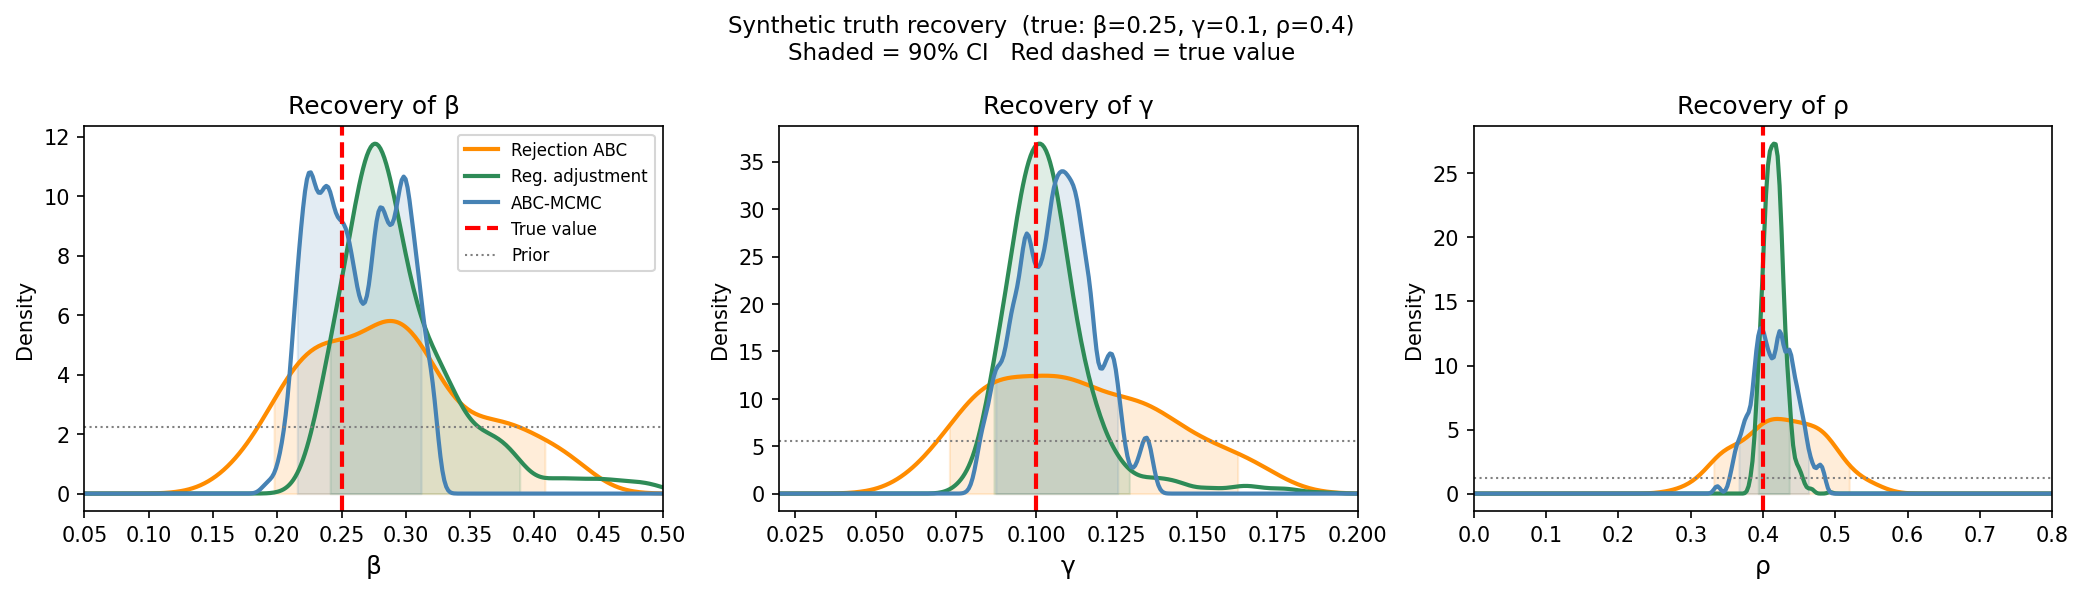

Reproduce this figure in Python.
"""
Synthetic truth validation
--------------------------
Generates synthetic observed data from known parameters, then runs all three
inference methods and checks whether the true values are recovered:

  1. Rejection ABC          (top 1%, 5k draws)
  2. Regression adjustment  (Beaumont et al. 2002, top 5% then adjust)
  3. ABC-MCMC               (Marjoram et al. 2003, epsilon = half of rej epsilon)

For each method:
  - KDE of marginal posteriors with true value marked
  - 90% credible interval shaded
  - Coverage table printed to console
"""

import numpy as np
import matplotlib.pyplot as plt
from scipy.stats import gaussian_kde
from numba import njit, prange
import time

# ============================================================
# TRUE PARAMETERS
# ============================================================

TRUTH        = np.array([0.25, 0.10, 0.40])   # β*, γ*, ρ*
PARAM_NAMES  = ["β", "γ", "ρ"]
BOUNDS       = np.array([[0.05, 0.50],
                          [0.02, 0.20],
                          [0.00, 0.80]])

# Simulation settings
N         = 200
P_EDGE    = 0.05
N_INF0    = 5
T         = 200
OBS_R     = 10

# ============================================================
# NUMBA SIMULATOR
# ============================================================

@njit
def simulate_fast(beta, gamma, rho, N, p_edge, n_infected0, T):
    nbrs = np.full((N, N), np.int32(-1), dtype=np.int32)
    deg  = np.zeros(N, dtype=np.int32)

    for i in range(N):
        for j in range(i + 1, N):
            if np.random.random() < p_edge:
                nbrs[i, deg[i]] = j
                deg[i] += 1
                nbrs[j, deg[j]] = i
                deg[j] += 1

    state = np.zeros(N, dtype=np.int8)
    perm  = np.random.permutation(N)
    for k in range(n_infected0):
        state[perm[k]] = 1

    infected_fraction = np.zeros(T + 1, dtype=np.float64)
    rewire_counts     = np.zeros(T + 1, dtype=np.int64)
    infected_fraction[0] = n_infected0 / N

    si_s = np.empty(N * N, dtype=np.int32)
    si_i = np.empty(N * N, dtype=np.int32)

    for t in range(1, T + 1):
        inf_count = 0
        for i in range(N):
            if state[i] == 1:
                inf_count += 1
        if inf_count == 0:
            break

        inf_nbr = np.zeros(N, dtype=np.int32)
        for i in range(N):
            for ki in range(deg[i]):
                if state[nbrs[i, ki]] == 1:
                    inf_nbr[i] += 1

        for i in range(N):
            if state[i] == 0 and inf_nbr[i] > 0:
                p_inf = 1.0 - (1.0 - beta) ** inf_nbr[i]
                if np.random.random() < p_inf:
                    state[i] = 1

        for i in range(N):
            if state[i] == 1 and np.random.random() < gamma:
                state[i] = 2

        n_si = 0
        for i in range(N):
            if state[i] == 0:
                for ki in range(deg[i]):
                    j = nbrs[i, ki]
                    if state[j] == 1:
                        si_s[n_si] = i
                        si_i[n_si] = j
                        n_si += 1

        rewire_count = 0
        for k in range(n_si):
            if np.random.random() < rho:
                s_node = int(si_s[k])
                i_node = int(si_i[k])
                edge_exists = False
                for idx in range(deg[s_node]):
                    if nbrs[s_node, idx] == i_node:
                        edge_exists = True
                        break
                if not edge_exists:
                    continue
                for idx in range(deg[s_node]):
                    if nbrs[s_node, idx] == i_node:
                        nbrs[s_node, idx] = nbrs[s_node, deg[s_node] - 1]
                        nbrs[s_node, deg[s_node] - 1] = -1
                        deg[s_node] -= 1
                        break
                for idx in range(deg[i_node]):
                    if nbrs[i_node, idx] == s_node:
                        nbrs[i_node, idx] = nbrs[i_node, deg[i_node] - 1]
                        nbrs[i_node, deg[i_node] - 1] = -1
                        deg[i_node] -= 1
                        break
                n_cand = N - 1 - deg[s_node]
                if n_cand > 0:
                    for _ in range(N):
                        c = int(np.random.random() * N)
                        if c == s_node:
                            continue
                        already = False
                        for idx in range(deg[s_node]):
                            if nbrs[s_node, idx] == c:
                                already = True
                                break
                        if not already:
                            nbrs[s_node, deg[s_node]] = c
                            deg[s_node] += 1
                            nbrs[c, deg[c]] = s_node
                            deg[c] += 1
                            rewire_count += 1
                            break

        n_inf = 0
        for i in range(N):
            if state[i] == 1:
                n_inf += 1
        infected_fraction[t] = n_inf / N
        rewire_counts[t] = rewire_count

    degree_histogram = np.zeros(31, dtype=np.int64)
    for i in range(N):
        d = int(min(deg[i], 30))
        degree_histogram[d] += 1

    return infected_fraction, rewire_counts, degree_histogram


@njit(parallel=True)
def _simulate_replicates_parallel(beta, gamma, rho, R, N, p_edge, n_infected0, T):
    infected_arr = np.zeros((R, T + 1))
    rewiring_arr = np.zeros((R, T + 1))
    degree_arr   = np.zeros((R, 31))
    for r in prange(R):
        inf, rew, deg = simulate_fast(beta, gamma, rho, N, p_edge, n_infected0, T)
        infected_arr[r] = inf
        rewiring_arr[r] = rew
        degree_arr[r]   = deg
    return infected_arr, rewiring_arr, degree_arr


def simulate_replicates(beta, gamma, rho, R, rng=None):
    if rng is None:
        rng = np.random.default_rng()
    np.random.seed(rng.integers(0, 2**31))
    return _simulate_replicates_parallel(beta, gamma, rho, R, N, P_EDGE, N_INF0, T)


# ============================================================
# SUMMARY STATISTICS  (S4 — 7 scalars)
# ============================================================

def build_summary(infected_arr, rewiring_arr, degree_arr):
    mean_inf  = infected_arr.mean(axis=0)
    peak_inf  = mean_inf.max()
    t_peak    = mean_inf.argmax() / len(mean_inf)
    auc       = mean_inf.mean()
    mean_rew  = rewiring_arr.mean(axis=0)
    total_rew = mean_rew.sum()
    peak_rew  = mean_rew.max()
    deg_bins      = np.arange(31)
    mean_deg_dist = degree_arr.mean(axis=0)
    denom         = mean_deg_dist.sum() if mean_deg_dist.sum() > 0 else 1.0
    mean_deg      = (mean_deg_dist * deg_bins).sum() / denom
    var_deg       = (mean_deg_dist * deg_bins ** 2).sum() / denom - mean_deg ** 2
    std_deg       = np.sqrt(max(0.0, var_deg))
    return np.array([peak_inf, t_peak, auc, total_rew, peak_rew, mean_deg, std_deg])


def weighted_distance(sim_s, obs_s, scale):
    return np.sqrt(np.sum(((sim_s - obs_s) / scale) ** 2))


# ============================================================
# PRIOR
# ============================================================

def in_prior(theta):
    return np.all((theta >= BOUNDS[:, 0]) & (theta <= BOUNDS[:, 1]))


def sample_prior(rng):
    return rng.uniform(BOUNDS[:, 0], BOUNDS[:, 1])


# ============================================================
# SCALE ESTIMATION
# ============================================================

def estimate_scale(obs_R, n_sims=200, rng=None):
    if rng is None:
        rng = np.random.default_rng()
    summaries = []
    for i in range(n_sims):
        theta = sample_prior(rng)
        inf_arr, rew_arr, deg_arr = simulate_replicates(*theta, R=obs_R, rng=rng)
        summaries.append(build_summary(inf_arr, rew_arr, deg_arr))
        if (i + 1) % 50 == 0:
            print(f"    scale sim {i+1}/{n_sims}")
    scale = np.array(summaries).std(axis=0, ddof=1)
    scale[scale < 1e-8] = 1.0
    return scale


# ============================================================
# METHOD 1 & 2: REJECTION ABC + REGRESSION ADJUSTMENT
# ============================================================

def rejection_abc(obs_summary, obs_R, scale, n_draws=5000, accept_frac=0.01, rng=None):
    if rng is None:
        rng = np.random.default_rng()
    params, dists, sums = [], [], []
    for i in range(n_draws):
        theta = sample_prior(rng)
        inf_arr, rew_arr, deg_arr = simulate_replicates(*theta, R=obs_R, rng=rng)
        sim_s = build_summary(inf_arr, rew_arr, deg_arr)
        params.append(theta)
        dists.append(weighted_distance(sim_s, obs_summary, scale))
        sums.append(sim_s)
        if (i + 1) % 1000 == 0:
            print(f"    draw {i+1}/{n_draws}")
    params = np.array(params)
    dists  = np.array(dists)
    sums   = np.array(sums)
    n_keep = max(1, int(accept_frac * n_draws))
    idx    = np.argsort(dists)[:n_keep]
    return params[idx], sums[idx], dists[idx], dists


def _logit(x, lo, hi):
    p = np.clip((x - lo) / (hi - lo), 1e-6, 1.0 - 1e-6)
    return np.log(p / (1.0 - p))


def _sigmoid(x, lo, hi):
    return lo + (hi - lo) / (1.0 + np.exp(-x))


def regression_adjust(params, summaries, obs_summary, distances):
    n  = len(params)
    h  = distances.max()
    u  = distances / h
    w  = np.maximum(0.0, 0.75 * (1.0 - u ** 2))
    ds = summaries - obs_summary
    X  = np.column_stack([np.ones(n), ds])
    adj = np.zeros_like(params)
    for j, (lo, hi) in enumerate(BOUNDS):
        phi    = _logit(params[:, j], lo, hi)
        W      = np.diag(w)
        XtW    = X.T @ W
        beta_j = np.linalg.lstsq(XtW @ X, XtW @ phi, rcond=None)[0]
        adj[:, j] = _sigmoid(phi - ds @ beta_j[1:], lo, hi)
    return adj


# ============================================================
# METHOD 3: ABC-MCMC
# ============================================================

def abc_mcmc(obs_summary, obs_R, scale, epsilon,
             n_steps=20_000, burnin=5_000,
             start_theta=None, rng=None):
    if rng is None:
        rng = np.random.default_rng()

    theta_curr = start_theta.copy() if start_theta is not None else sample_prior(rng)
    inf_arr, rew_arr, deg_arr = simulate_replicates(*theta_curr, R=obs_R, rng=rng)
    d_curr = weighted_distance(build_summary(inf_arr, rew_arr, deg_arr), obs_summary, scale)
    tries = 0
    while d_curr > epsilon:
        theta_curr = sample_prior(rng)
        inf_arr, rew_arr, deg_arr = simulate_replicates(*theta_curr, R=obs_R, rng=rng)
        d_curr = weighted_distance(build_summary(inf_arr, rew_arr, deg_arr), obs_summary, scale)
        tries += 1
    print(f"    Found valid start in {tries} tries (d={d_curr:.4f})")

    proposal_std   = 0.15 * (BOUNDS[:, 1] - BOUNDS[:, 0])
    adapt_interval = 200
    target_acc     = 0.10
    adapt_factor   = 1.3
    std_lo = 0.03 * (BOUNDS[:, 1] - BOUNDS[:, 0])
    std_hi = 0.60 * (BOUNDS[:, 1] - BOUNDS[:, 0])

    chain      = np.zeros((n_steps, 3))
    n_acc      = 0
    n_acc_post = 0
    adapt_acc  = 0
    t0 = time.time()

    for i in range(n_steps):
        theta_prop = theta_curr + rng.normal(0.0, proposal_std)
        if in_prior(theta_prop):
            inf_arr, rew_arr, deg_arr = simulate_replicates(*theta_prop, R=obs_R, rng=rng)
            d_prop = weighted_distance(build_summary(inf_arr, rew_arr, deg_arr), obs_summary, scale)
            if d_prop <= epsilon:
                theta_curr = theta_prop
                n_acc += 1
                adapt_acc += 1
                if i >= burnin:
                    n_acc_post += 1

        chain[i] = theta_curr

        if i < burnin and (i + 1) % adapt_interval == 0:
            window_acc = adapt_acc / adapt_interval
            if window_acc > target_acc + 0.05:
                proposal_std = np.minimum(proposal_std * adapt_factor, std_hi)
            elif window_acc < target_acc - 0.05:
                proposal_std = np.maximum(proposal_std / adapt_factor, std_lo)
            adapt_acc = 0

        if (i + 1) % 5000 == 0:
            elapsed = time.time() - t0
            rate = (i + 1) / elapsed
            eta  = (n_steps - i - 1) / rate
            print(f"    Step {i+1}/{n_steps} | acc={n_acc/(i+1):.3f} | ETA {eta/60:.1f}min")

    posterior = chain[burnin:]
    acc_rate  = n_acc_post / (n_steps - burnin)
    print(f"    Done | post-burnin acc rate: {acc_rate:.3f}")
    return posterior, acc_rate


# ============================================================
# COVERAGE TABLE
# ============================================================

def coverage_table(samples_dict):
    print(f"\n{'='*70}")
    print(f"  Synthetic truth recovery  "
          f"(truth: β={TRUTH[0]}, γ={TRUTH[1]}, ρ={TRUTH[2]})")
    print(f"{'='*70}")
    print(f"  {'Method':<25} {'Param':<5} {'Mean':>7} {'5%':>7} {'95%':>7} {'Cover':>6}")
    print(f"  {'-'*58}")
    for method, samples in samples_dict.items():
        for j, p in enumerate(PARAM_NAMES):
            col = samples[:, j]
            mean = col.mean()
            lo   = np.percentile(col, 5)
            hi   = np.percentile(col, 95)
            covered = lo <= TRUTH[j] <= hi
            print(f"  {method:<25} {p:<5} {mean:>7.3f} {lo:>7.3f} {hi:>7.3f} "
                  f"  {'YES' if covered else 'NO ':>4}")
        print()


# ============================================================
# PLOT
# ============================================================

def plot_recovery(samples_dict, save="synthetic_validation.png"):
    colors = {"Rejection ABC":     "darkorange",
               "Reg. adjustment":  "seagreen",
               "ABC-MCMC":         "steelblue"}

    fig, axes = plt.subplots(1, 3, figsize=(14, 4))

    for col, (name, (lo, hi)) in enumerate(zip(PARAM_NAMES, BOUNDS)):
        ax = axes[col]
        for label, post in samples_dict.items():
            x  = post[:, col]
            xs = np.linspace(lo, hi, 300)
            try:
                kde = gaussian_kde(x, bw_method="scott")
                ys  = kde(xs)
                ax.plot(xs, ys, lw=2, color=colors[label], label=label)
                p5, p95 = np.percentile(x, 5), np.percentile(x, 95)
                ax.fill_between(xs, ys,
                                where=(xs >= p5) & (xs <= p95),
                                alpha=0.15, color=colors[label])
            except Exception:
                pass

        ax.axvline(TRUTH[col], color="red", lw=2, ls="--", label="True value")
        ax.axhline(1.0 / (hi - lo), color="gray", lw=1, ls=":", label="Prior")
        ax.set_xlim(lo, hi)
        ax.set_xlabel(name, fontsize=12)
        ax.set_ylabel("Density")
        ax.set_title(f"Recovery of {name}")
        if col == 0:
            ax.legend(fontsize=8)

    fig.suptitle(
        f"Synthetic truth recovery  (true: β={TRUTH[0]}, γ={TRUTH[1]}, ρ={TRUTH[2]})\n"
        "Shaded = 90% CI   Red dashed = true value",
        fontsize=11)
    plt.tight_layout()
    plt.savefig(save, dpi=150, bbox_inches="tight")
    plt.close()
    print(f"Saved: {save}")


# ============================================================
# MAIN
# ============================================================

def run(seed=42):
    rng = np.random.default_rng(seed)

    # ---- JIT warmup ----
    print("Compiling Numba simulator...")
    _ = simulate_replicates(TRUTH[0], TRUTH[1], TRUTH[2], R=1, rng=rng)
    print("  Done.\n")

    # ---- Generate synthetic observed data ----
    print(f"Generating synthetic data  (β={TRUTH[0]}, γ={TRUTH[1]}, ρ={TRUTH[2]}, R={OBS_R})...")
    inf_obs, rew_obs, deg_obs = simulate_replicates(*TRUTH, R=OBS_R, rng=rng)
    obs_summary = build_summary(inf_obs, rew_obs, deg_obs)
    print(f"  obs_summary = {np.round(obs_summary, 4)}\n")

    # ---- Scale ----
    print("Estimating normalisation scale (200 sims)...")
    scale = estimate_scale(OBS_R, n_sims=200, rng=rng)
    print(f"  scale = {np.round(scale, 4)}\n")

    # ---- Method 1: Rejection ABC (5k draws, top 1%) ----
    print("Method 1 — Rejection ABC (5000 draws, top 1%)...")
    rej_post, _, rej_dists, _ = rejection_abc(
        obs_summary, OBS_R, scale, n_draws=5000, accept_frac=0.01, rng=rng)
    epsilon_rej  = float(rej_dists[-1])
    epsilon_mcmc = epsilon_rej / 2.0
    print(f"  {len(rej_post)} samples  (epsilon_rej={epsilon_rej:.4f})\n")

    # ---- Method 2: Regression adjustment (5k draws, top 5%) ----
    print("Method 2 — Regression adjustment (5000 draws, top 5%)...")
    rej5_post, rej5_sums, rej5_dists, _ = rejection_abc(
        obs_summary, OBS_R, scale, n_draws=5000, accept_frac=0.05, rng=rng)
    adj_post = regression_adjust(rej5_post, rej5_sums, obs_summary, rej5_dists)
    print(f"  {len(adj_post)} samples adjusted.\n")

    # ---- Method 3: ABC-MCMC (epsilon = half of rej epsilon) ----
    print(f"Method 3 — ABC-MCMC (20k steps, epsilon={epsilon_mcmc:.4f})...")
    warm_start = rej_post.mean(axis=0)
    mcmc_post, acc_rate = abc_mcmc(
        obs_summary, OBS_R, scale, epsilon_mcmc,
        n_steps=20_000, burnin=5_000,
        start_theta=warm_start, rng=rng)
    print(f"  {len(mcmc_post)} samples, acc rate={acc_rate:.3f}\n")

    # ---- Coverage + plot ----
    samples_dict = {
        "Rejection ABC":    rej_post,
        "Reg. adjustment":  adj_post,
        "ABC-MCMC":         mcmc_post,
    }
    coverage_table(samples_dict)
    plot_recovery(samples_dict)


if __name__ == "__main__":
    run()
